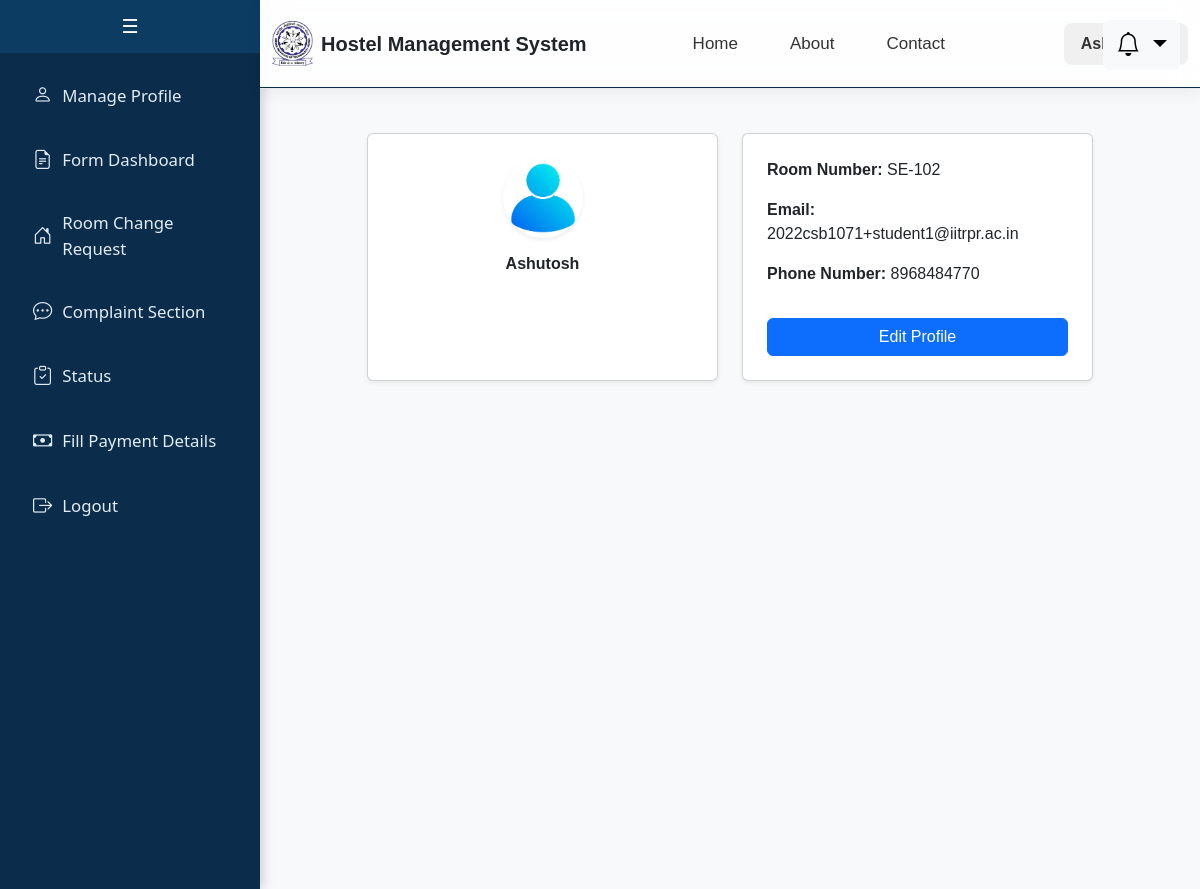
The app's page /student (signed in) with its own data.
### app/models.py (models this page shows, shortened)
class CustomUser(db.Model):
    __tablename__ = 'custom_user'
    id = db.Column(db.Integer, primary_key=True)
    email = db.Column(db.String(255), unique=True, nullable=False)
    name = db.Column(db.String(100), nullable=False)
    password = db.Column(db.String(100), nullable=False)
    is_staff = db.Column(db.Boolean, default=False)
    is_active = db.Column(db.Boolean, default=True)
    gender = db.Column(db.String(20), default='Not Specified')
    student = db.relationship('Student', backref='user', uselist=False, cascade="all, delete")
    caretaker = db.relationship('Caretaker', backref='user', uselist=False, cascade="all, delete")
    faculty = db.relationship('Faculty', backref='user', uselist=False, cascade="all, delete")
    admin = db.relationship('Admin', backref='user', uselist=False, cascade="all, delete")
    guest = db.relationship('Guest', backref='user', uselist=False, cascade="all, delete")

class Student(db.Model):
    __tablename__ = 'student'
    student_id = db.Column(db.Integer, db.ForeignKey('custom_user.id', ondelete='CASCADE'), primary_key=True)
    department = db.Column(db.String(100))
    student_phone = db.Column(db.String(10))
    student_roll = db.Column(db.String(15), unique=True)
    student_year = db.Column(db.Integer)
    student_room_no = db.Column(db.String(20))
    student_batch = db.Column(db.String(20))

### app/student.py (the view)
@student_bp.route("/student", methods=["GET"])
def profile():
    if 'user_id' not in session or session.get('user_role') != 'student':
        return redirect(url_for('auth.login'))
    user_id = session['user_id']
    user = CustomUser.query.get(user_id)
    student = Student.query.filter_by(student_id=user_id).first()
    if user is None or student is None:
        return redirect(url_for('auth.login'))
    notifications = Notification.query.filter_by(recipient_email=user.email).order_by(Notification.timestamp.desc()).all()
    has_new_notifications = any(not notification.is_read for notification in notifications)
    return render_template("student/profile.html", user=user, student=student, notifications=notifications, has_new_notifications=has_new_notifications)

### app/student.py (called while the page is built)
@student_bp.context_processor
def inject_guest_room_booking():
    if 'user_id' in session and session.get('user_role') == 'student':
        user_id = session['user_id']
        guest_room_booking = GuestRoomBooking.query.filter_by(applicant_id=user_id, status="Awaiting Payment from Applicant").first()
        return {'guest_room_booking': guest_room_booking}
    return {'guest_room_booking': None}

### templates/student/profile.html (shortened to what this page needs)
{% extends "student/base.html" %}
{% block content %}
<div class="container mt-4">
    <div class="row justify-content-center">
        <div class="col-md-10">
            <div class="row d-flex align-items-stretch">
                <div class="col-md-6">
                    <div class="card p-4 shadow-sm text-center h-100">
                        <div class="d-flex justify-content-center">
                            <img src="{{ url_for('static', filename='profile_pic.png') }}" class="rounded-circle shadow-sm mb-3" width="80" height="80" alt="Profile Picture">
                        </div>
                        <h6 class="fw-bold">{{ user.name }}</h6>
                    </div>
                </div>
                <div class="col-md-6">
                    <div class="card p-4 shadow-sm h-100">
                        <p><strong>Room Number:</strong> {{ student.student_room_no if student.student_room_no else 'Undefined' }}</p>
                        <p><strong>Email:</strong> {{ user.email }}</p>
                        <p><strong>Phone Number:</strong> {{ student.student_phone if student.student_phone else 'Undefined' }}</p>
                        <a href="{{ url_for('student.update_profile') }}" class="btn btn-primary mt-3">Edit Profile</a>
                    </div>
                </div>
            </div>
        </div>
    </div>
</div>
<div class="notification-container">
    <div class="dropdown">
        <a class="btn btn-light dropdown-toggle notification-bell" href="#" id="notificationDropdown" role="button" data-bs-toggle="dropdown" aria-expanded="false">
            <i class="bi bi-bell"></i>
        </a>
    </div>
</div>
{% endblock %}

### templates/student/base.html (style rules this page uses)
body { margin: 0; font-family: Arial, sans-serif; }

### templates/student/profile.html (style rules this page uses)
.notification-container { position: fixed; top: 20px; right: 20px; z-index: 1050; }
.notification-bell { position: relative; font-size: 1.5rem; }

### records on screen
CustomUser: name "Ashutosh", email "2022csb1071+student1@iitrpr.ac.in"
Student: student_room_no "SE-102", student_phone "8968484770"
